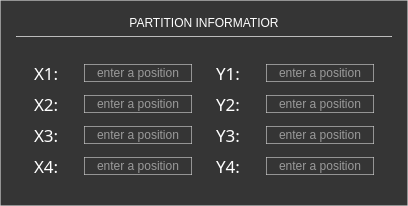
                     <widget class="QFrame" name="frame_49">
                      <property name="maximumSize">
                       <size>
                        <width>16777215</width>
                        <height>250</height>
                       </size>
                      </property>
                      <property name="styleSheet">
                       <string notr="true">background-color: rgb(53, 53, 53);
border: 1px solid rgba(214, 214, 214, 150);
color: rgb(255, 255, 255);</string>
                      </property>
                      <property name="frameShape">
                       <enum>QFrame::Shape::StyledPanel</enum>
                      </property>
                      <property name="frameShadow">
                       <enum>QFrame::Shadow::Raised</enum>
                      </property>
                      <layout class="QVBoxLayout" name="verticalLayout_31">
                       <property name="leftMargin">
                        <number>15</number>
                       </property>
                       <property name="topMargin">
                        <number>15</number>
                       </property>
                       <property name="rightMargin">
                        <number>15</number>
                       </property>
                       <property name="bottomMargin">
                        <number>9</number>
                       </property>
                       <item>
                        <widget class="QLabel" name="label_52">
                         <property name="maximumSize">
                          <size>
                           <width>16777215</width>
                           <height>20</height>
                          </size>
                         </property>
                         <property name="styleSheet">
                          <string notr="true">border: 0px solid rgba(214, 214, 214, 150);</string>
                         </property>
                         <property name="text">
                          <string>PARTITION INFORMATIOR</string>
                         </property>
                         <property name="alignment">
                          <set>Qt::AlignmentFlag::AlignCenter</set>
                         </property>
                        </widget>
                       </item>
                       <item>
                        <widget class="Line" name="line_10">
                         <property name="maximumSize">
                          <size>
                           <width>16777215</width>
                           <height>1</height>
                          </size>
                         </property>
                         <property name="orientation">
                          <enum>Qt::Orientation::Horizontal</enum>
                         </property>
                        </widget>
                       </item>
                       <item>
                        <widget class="QFrame" name="frame_50">
                         <property name="maximumSize">
                          <size>
                           <width>16777215</width>
                           <height>180</height>
                          </size>
                         </property>
                         <property name="styleSheet">
                          <string notr="true">border: 0px;</string>
                         </property>
                         <property name="frameShape">
                          <enum>QFrame::Shape::StyledPanel</enum>
                         </property>
                         <property name="frameShadow">
                          <enum>QFrame::Shadow::Raised</enum>
                         </property>
                         <layout class="QHBoxLayout" name="horizontalLayout_14">
                          <item>
                           <widget class="QFrame" name="frame_51">
                            <property name="maximumSize">
                             <size>
                              <width>16777215</width>
                              <height>16777215</height>
                             </size>
                            </property>
                            <property name="styleSheet">
                             <string notr="true">border: 0px solid;</string>
                            </property>
                            <property name="frameShape">
                             <enum>QFrame::Shape::StyledPanel</enum>
                            </property>
                            <property name="frameShadow">
                             <enum>QFrame::Shadow::Raised</enum>
                            </property>
                            <layout class="QHBoxLayout" name="horizontalLayout_15">
                             <property name="spacing">
                              <number>20</number>
                             </property>
                             <item>
                              <widget class="QFrame" name="frame_52">
                               <property name="minimumSize">
                                <size>
                                 <width>30</width>
                                 <height>0</height>
                                </size>
                               </property>
                               <property name="styleSheet">
                                <string notr="true">border: 0px;</string>
                               </property>
                               <property name="frameShape">
                                <enum>QFrame::Shape::StyledPanel</enum>
                               </property>
                               <property name="frameShadow">
                                <enum>QFrame::Shadow::Raised</enum>
                               </property>
                               <layout class="QVBoxLayout" name="verticalLayout_32">
                                <property name="spacing">
                                 <number>7</number>
                                </property>
                                <property name="leftMargin">
                                 <number>0</number>
                                </property>
                                <property name="topMargin">
                                 <number>0</number>
                                </property>
                                <property name="rightMargin">
                                 <number>0</number>
                                </property>
                                <property name="bottomMargin">
                                 <number>0</number>
                                </property>
                                <item>
                                 <widget class="QLabel" name="label_53">
                                  <property name="font">
                                   <font>
                                    <family>Yu Gothic UI Semilight</family>
                                    <pointsize>13</pointsize>
                                   </font>
                                  </property>
                                  <property name="styleSheet">
                                   <string notr="true">color: rgb(255, 255, 255);
border: 0px;</string>
                                  </property>
                                  <property name="text">
                                   <string>X1:</string>
                                  </property>
                                 </widget>
                                </item>
                                <item>
                                 <widget class="QLabel" name="label_54">
                                  <property name="font">
                                   <font>
                                    <family>Yu Gothic UI Semilight</family>
                                    <pointsize>13</pointsize>
                                   </font>
                                  </property>
                                  <property name="styleSheet">
                                   <string notr="true">color: rgb(255, 255, 255);
border: 0px;</string>
                                  </property>
                                  <property name="text">
                                   <string>X2:</string>
                                  </property>
                                 </widget>
                                </item>
                                <item>
                                 <widget class="QLabel" name="label_55">
                                  <property name="font">
                                   <font>
                                    <family>Yu Gothic UI Semilight</family>
                                    <pointsize>13</pointsize>
                                   </font>
                                  </property>
                                  <property name="styleSheet">
                                   <string notr="true">color: rgb(255, 255, 255);
border: 0px;</string>
                                  </property>
                                  <property name="text">
                                   <string>X3:</string>
                                  </property>
                                 </widget>
                                </item>
                                <item>
                                 <widget class="QLabel" name="label_56">
                                  <property name="font">
                                   <font>
                                    <family>Yu Gothic UI Semilight</family>
                                    <pointsize>13</pointsize>
                                   </font>
                                  </property>
                                  <property name="styleSheet">
                                   <string notr="true">color: rgb(255, 255, 255);
border: 0px;</string>
                                  </property>
                                  <property name="text">
                                   <string>X4:</string>
                                  </property>
                                 </widget>
                                </item>
                               </layout>
                              </widget>
                             </item>
                             <item>
                              <widget class="QFrame" name="frame_53">
                               <property name="styleSheet">
                                <string notr="true">QFrame{
border: 0px solid rgba(214, 214, 214, 150);
}

QLineEdit{
border: 1px solid rgba(214, 214, 214, 150);
color: rgb(255, 255, 255);
}</string>
                               </property>
                               <property name="frameShape">
                                <enum>QFrame::Shape::StyledPanel</enum>
                               </property>
                               <property name="frameShadow">
                                <enum>QFrame::Shadow::Raised</enum>
                               </property>
                               <layout class="QVBoxLayout" name="verticalLayout_33">
                                <property name="spacing">
                                 <number>10</number>
                                </property>
                                <property name="leftMargin">
                                 <number>0</number>
                                </property>
                                <property name="topMargin">
                                 <number>0</number>
                                </property>
                                <property name="rightMargin">
                                 <number>0</number>
                                </property>
                                <property name="bottomMargin">
                                 <number>0</number>
                                </property>
                                <item>
                                 <widget class="QLineEdit" name="lineEdit_40">
                                  <property name="text">
                                   <string/>
                                  </property>
                                  <property name="alignment">
                                   <set>Qt::AlignmentFlag::AlignCenter</set>
                                  </property>
                                  <property name="placeholderText">
                                   <string>enter a position</string>
                                  </property>
                                 </widget>
                                </item>
                                <item>
                                 <widget class="QLineEdit" name="lineEdit_41">
                                  <property name="text">
                                   <string/>
                                  </property>
                                  <property name="alignment">
                                   <set>Qt::AlignmentFlag::AlignCenter</set>
                                  </property>
                                  <property name="placeholderText">
                                   <string>enter a position</string>
                                  </property>
                                 </widget>
                                </item>
                                <item>
                                 <widget class="QLineEdit" name="lineEdit_42">
                                  <property name="text">
                                   <string/>
                                  </property>
                                  <property name="alignment">
                                   <set>Qt::AlignmentFlag::AlignCenter</set>
                                  </property>
                                  <property name="placeholderText">
                                   <string>enter a position</string>
                                  </property>
                                 </widget>
                                </item>
                                <item>
                                 <widget class="QLineEdit" name="lineEdit_43">
                                  <property name="text">
                                   <string/>
                                  </property>
                                  <property name="alignment">
                                   <set>Qt::AlignmentFlag::AlignCenter</set>
                                  </property>
                                  <property name="placeholderText">
                                   <string>enter a position</string>
                                  </property>
                                 </widget>
                                </item>
                               </layout>
                              </widget>
                             </item>
                            </layout>
                           </widget>
                          </item>
                          <item>
                           <widget class="QFrame" name="frame_54">
                            <property name="maximumSize">
                             <size>
                              <width>16777215</width>
                              <height>16777215</height>
                             </size>
                            </property>
                            <property name="styleSheet">
                             <string notr="true">border: 0px solid;</string>
                            </property>
                            <property name="frameShape">
                             <enum>QFrame::Shape::StyledPanel</enum>
                            </property>
                            <property name="frameShadow">
                             <enum>QFrame::Shadow::Raised</enum>
                            </property>
                            <layout class="QHBoxLayout" name="horizontalLayout_16">
                             <property name="spacing">
                              <number>20</number>
                             </property>
                             <item>
                              <widget class="QFrame" name="frame_55">
                               <property name="minimumSize">
                                <size>
                                 <width>30</width>
                                 <height>0</height>
                                </size>
                               </property>
                               <property name="styleSheet">
                                <string notr="true">border: 0px;</string>
                               </property>
                               <property name="frameShape">
                                <enum>QFrame::Shape::StyledPanel</enum>
                               </property>
                               <property name="frameShadow">
                                <enum>QFrame::Shadow::Raised</enum>
                               </property>
                               <layout class="QVBoxLayout" name="verticalLayout_34">
                                <property name="spacing">
                                 <number>7</number>
                                </property>
                                <property name="leftMargin">
                                 <number>0</number>
                                </property>
                                <property name="topMargin">
                                 <number>0</number>
                                </property>
                                <property name="rightMargin">
                                 <number>0</number>
                                </property>
                                <property name="bottomMargin">
                                 <number>0</number>
                                </property>
                                <item>
                                 <widget class="QLabel" name="label_57">
                                  <property name="font">
                                   <font>
                                    <family>Yu Gothic UI Semilight</family>
                                    <pointsize>13</pointsize>
                                   </font>
                                  </property>
                                  <property name="styleSheet">
                                   <string notr="true">color: rgb(255, 255, 255);
border: 0px;</string>
                                  </property>
                                  <property name="text">
                                   <string>Y1:</string>
                                  </property>
                                 </widget>
                                </item>
                                <item>
                                 <widget class="QLabel" name="label_58">
                                  <property name="font">
                                   <font>
                                    <family>Yu Gothic UI Semilight</family>
                                    <pointsize>13</pointsize>
                                   </font>
                                  </property>
                                  <property name="styleSheet">
                                   <string notr="true">color: rgb(255, 255, 255);
border: 0px;</string>
                                  </property>
                                  <property name="text">
                                   <string>Y2:</string>
                                  </property>
                                 </widget>
                                </item>
                                <item>
                                 <widget class="QLabel" name="label_59">
                                  <property name="font">
                                   <font>
                                    <family>Yu Gothic UI Semilight</family>
                                    <pointsize>13</pointsize>
                                   </font>
                                  </property>
                                  <property name="styleSheet">
                                   <string notr="true">color: rgb(255, 255, 255);
border: 0px;</string>
                                  </property>
                                  <property name="text">
                                   <string>Y3:</string>
                                  </property>
                                 </widget>
                                </item>
                                <item>
                                 <widget class="QLabel" name="label_60">
                                  <property name="font">
                                   <font>
                                    <family>Yu Gothic UI Semilight</family>
                                    <pointsize>13</pointsize>
                                   </font>
                                  </property>
                                  <property name="styleSheet">
                                   <string notr="true">color: rgb(255, 255, 255);
border: 0px;</string>
                                  </property>
                                  <property name="text">
                                   <string>Y4:</string>
                                  </property>
                                 </widget>
                                </item>
                               </layout>
                              </widget>
                             </item>
                             <item>
                              <widget class="QFrame" name="frame_56">
                               <property name="styleSheet">
                                <string notr="true">QFrame{
border: 0px solid rgba(214, 214, 214, 150);
}

QLineEdit{
border: 1px solid rgba(214, 214, 214, 150);
color: rgb(255, 255, 255);
}</string>
                               </property>
                               <property name="frameShape">
                                <enum>QFrame::Shape::StyledPanel</enum>
                               </property>
                               <property name="frameShadow">
                                <enum>QFrame::Shadow::Raised</enum>
                               </property>
                               <layout class="QVBoxLayout" name="verticalLayout_35">
                                <property name="spacing">
                                 <number>10</number>
                                </property>
                                <property name="leftMargin">
                                 <number>0</number>
                                </property>
                                <property name="topMargin">
                                 <number>0</number>
                                </property>
                                <property name="rightMargin">
                                 <number>0</number>
                                </property>
                                <property name="bottomMargin">
                                 <number>0</number>
                                </property>
                                <item>
                                 <widget class="QLineEdit" name="lineEdit_44">
                                  <property name="inputMask">
                                   <string/>
                                  </property>
                                  <property name="text">
                                   <string/>
                                  </property>
                                  <property name="maxLength">
                                   <number>32767</number>
                                  </property>
                                  <property name="frame">
                                   <bool>true</bool>
                                  </property>
                                  <property name="alignment">
                                   <set>Qt::AlignmentFlag::AlignCenter</set>
                                  </property>
                                  <property name="placeholderText">
                                   <string>enter a position</string>
                                  </property>
                                 </widget>
                                </item>
                                <item>
                                 <widget class="QLineEdit" name="lineEdit_45">
                                  <property name="text">
                                   <string/>
                                  </property>
                                  <property name="alignment">
                                   <set>Qt::AlignmentFlag::AlignCenter</set>
                                  </property>
                                  <property name="placeholderText">
                                   <string>enter a position</string>
                                  </property>
                                 </widget>
                                </item>
                                <item>
                                 <widget class="QLineEdit" name="lineEdit_46">
                                  <property name="text">
                                   <string/>
                                  </property>
                                  <property name="alignment">
                                   <set>Qt::AlignmentFlag::AlignCenter</set>
                                  </property>
                                  <property name="placeholderText">
                                   <string>enter a position</string>
                                  </property>
                                 </widget>
                                </item>
                                <item>
                                 <widget class="QLineEdit" name="lineEdit_47">
                                  <property name="text">
                                   <string/>
                                  </property>
                                  <property name="alignment">
                                   <set>Qt::AlignmentFlag::AlignCenter</set>
                                  </property>
                                  <property name="placeholderText">
                                   <string>enter a position</string>
                                  </property>
                                 </widget>
                                </item>
                               </layout>
                              </widget>
                             </item>
                            </layout>
                           </widget>
                          </item>
                         </layout>
                        </widget>
                       </item>
                      </layout>
                     </widget>
